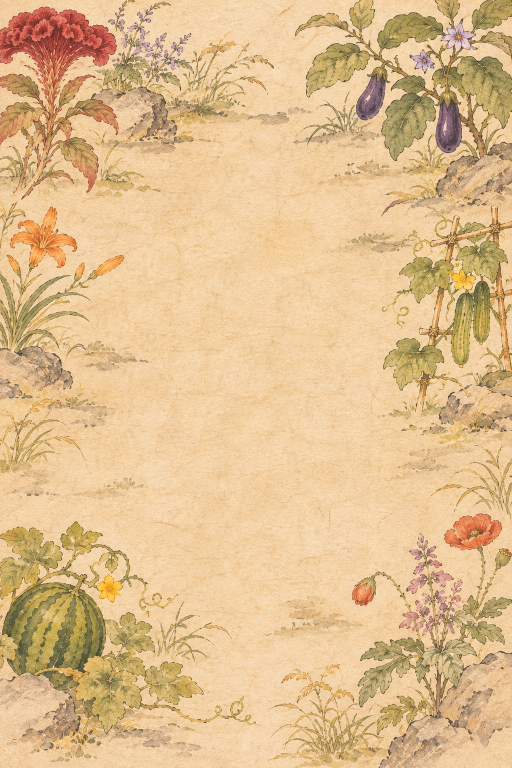
#> input picture assets/concept/stages/maps/chochungdo.png, 1024 x 1536 px, found by its file name (shown at 1/2 size); its folder holds only this picture in this run
$ python make_hansan_ships.py ../../assets/concept/stages/maps/chochungdo.png
#> lines starting #> are read from the running program, lines starting #| are printed output that depends on the picture; after the words box and inside, x2 and y2 are one past the last pixel; in counts of white or black regions, pixels touching at a corner belong together
"""한산 구역 2·3 배 지도 (0.4.3 배 건너뛰기): 사용자가 GPT로 그린 지도 두 장을 게임용으로 다듬는다.

  python tools/art/make_hansan_ships.py

- hansan_sekibune.png  : 구역 2 왜군 중형선 (원본 그대로)
- hansan_atakebune.png : 구역 3 왜군 대장선. 원본(hansan_atakebune_raw.png, 저장소에는 넣지 않음 — build/stage_src/hansan_ships_orig/)
  에서 선체·난간의 금빛 꽃 문양 7개를 바로 옆 나무판을 복사해 덮는다 (실제 가문 문장으로 읽힐 수 있어서).
  생성형 도구 없이 자르기·붙이기·가장자리 흐림만. 누각 지붕 금 장식(문양 아님)은 그대로.
- 게임용 배경: make_backgrounds.py와 같은 처리 (2배 Lanczos + 살짝 선명) → assets/backgrounds/<id>.png.
  바닥 결(deck_planks)·가장자리 먹선(hansan_edge)은 무대 모양(StageLook)에서 겹치므로 그림에는 굽지 않는다.
"""
import os
import sys

from PIL import Image, ImageDraw, ImageFilter

ROOT = os.path.abspath(os.path.join(os.path.dirname(__file__), "..", ".."))
MAPS = "assets/concept/stages/maps"
RAW = "build/stage_src/hansan_ships_orig/hansan_atakebune_raw.png"
UPSCALE = 2

## 덮을 문양: (가운데 x, y, 가로 반지름, 세로 반지름, 복사해 올 곳까지 dx, dy) — 원본 1024×1536 픽셀.
CRESTS = [
    (512, 1503, 44, 38, -96, 0),   # 아래 난간 가운데 큰 꽃
    (249, 1503, 17, 17, 44, 0),    # 아래 왼쪽 작은 꽃
    (772, 1503, 17, 17, -44, 0),   # 아래 오른쪽 작은 꽃
    (101, 1436, 14, 15, 0, 40),   # 왼쪽 뒤 선체
    (922, 1436, 14, 15, 0, 40),   # 오른쪽 뒤 선체
    (15, 1165, 13, 16, 0, 40),    # 왼쪽 옆 선체
    (1009, 1165, 13, 16, -24, 30),  # 오른쪽 옆 선체
]


def cover(img: Image.Image, crests=CRESTS, feather: float = 3.0) -> Image.Image:
    out = img.copy()
    for cx, cy, rx, ry, dx, dy in crests:
        pad = int(feather * 3)
        box = (cx - rx - pad, cy - ry - pad, cx + rx + pad, cy + ry + pad)
        src = img.crop((box[0] + dx, box[1] + dy, box[2] + dx, box[3] + dy))
        m = Image.new("L", src.size, 0)
        ImageDraw.Draw(m).ellipse([pad, pad, pad + 2 * rx, pad + 2 * ry], fill=255)
        out.paste(src, box[:2], m.filter(ImageFilter.GaussianBlur(feather)))
    return out


def upscale(src: Image.Image) -> Image.Image:
    big = src.resize((src.width * UPSCALE, src.height * UPSCALE), Image.LANCZOS)
    return big.filter(ImageFilter.UnsharpMask(radius=2, percent=60, threshold=2))


def raw_path(raw: str = RAW) -> str:
    """build/는 깃 밖이라 worktree에는 없다 — 본 저장소(…/.claude/worktrees/ 위) 쪽도 찾는다."""
    if os.path.isabs(raw):
        return raw
    main_repo = ROOT.split(os.sep + ".claude" + os.sep)[0]
    for base in (ROOT, main_repo):
        if os.path.exists(os.path.join(base, raw)):
            return os.path.join(base, raw)
    raise FileNotFoundError(raw)


def main(raw: str = RAW) -> None:
    raw_path_ = raw_path(raw)
    ata = cover(Image.open(raw_path_).convert("RGB"))
#> in cover, out is the input picture: PIL image 1024x1536 RGB; mean R, G, B 224.1, 189.8, 143.3
#> the loop in cover, `for cx, cy, rx, ry, dx, dy in crests:` made 7 passes
#> (cx, cy, rx, ry, dx, dy, box) on passes 1 to 7: (512, 1503, 44, 38, -96, 0, (459, 1456, 565, 1550)), (249, 1503, 17, 17, 44, 0, (223, 1477, 275, 1529)), (772, 1503, 17, 17, -44, 0, (746, 1477, 798, 1529)), (101, 1436, 14, 15, 0, 40, (78, 1412, 124, 1460)), (922, 1436, 14, 15, 0, 40, (899, 1412, 945, 1460)), (15, 1165, 13, 16, 0, 40, (-7, 1140, 37, 1190)), (1009, 1165, 13, 16, -24, 30, (987, 1140, 1031, 1190))
#> pass 1, in cover, `src = img.crop((box[0] + dx, box[1] + dy, box[2] + dx, box[3] + dy))`:
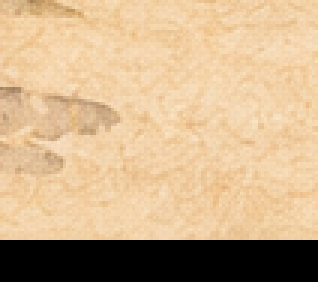
#> src: PIL image 106x94 RGB (shown 3 times larger); mean R, G, B 204.1, 175.4, 139.2
#> pass 2, in cover, `src = img.crop((box[0] + dx, box[1] + dy, box[2] + dx, box[3] + dy))`:
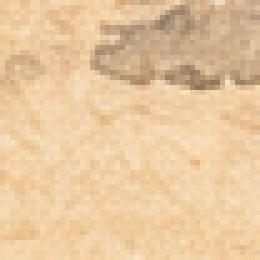
#> src: PIL image 52x52 RGB (shown 5 times larger); mean R, G, B 232.2, 199.3, 159.1
#> after the loop in cover, `for cx, cy, rx, ry, dx, dy in crests:`:
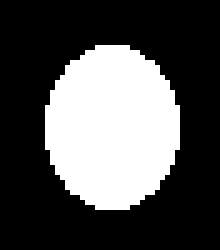
#> m: PIL image 44x50 L (shown 5 times larger); 31.8% white; 1 white region, box (x1, y1, x2, y2) and area: (9, 9, 36, 42) 699
#> after the loop in cover, `for cx, cy, rx, ry, dx, dy in crests:`:
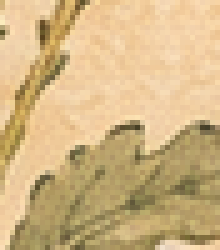
#> src: PIL image 44x50 RGB (shown 5 times larger); mean R, G, B 208.9, 180.6, 131.5
    ata.save(os.path.join(ROOT, MAPS, "hansan_atakebune.png"), optimize=True)
    os.makedirs(os.path.join(ROOT, "assets/backgrounds"), exist_ok=True)
    for sid in ("hansan_sekibune", "hansan_atakebune"):
#> (the run stopped early here; a loop or call above may not have finished)

$ run again, on assets/concept/stages/maps/gyeongbokgung_1433.png
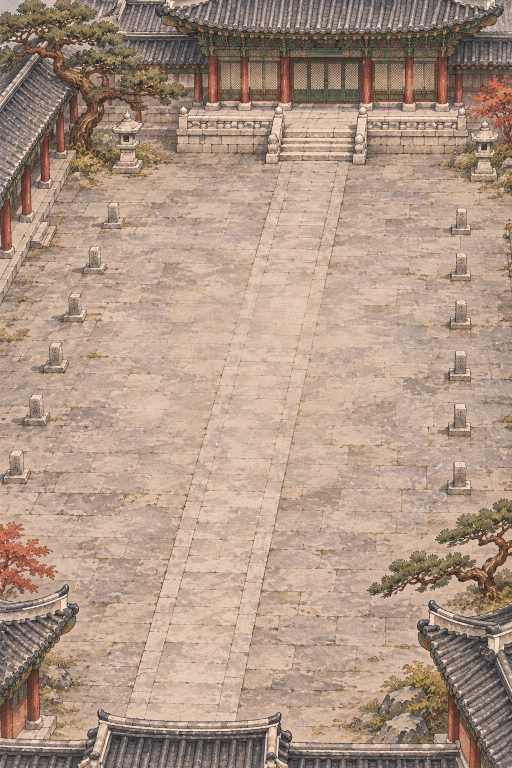
#> input picture assets/concept/stages/maps/gyeongbokgung_1433.png, 1024 x 1536 px, found by its file name (shown at 1/2 size)
#> in cover, out is the input picture: PIL image 1024x1536 RGB; mean R, G, B 174.1, 150.5, 133.6
#> the loop in cover, `for cx, cy, rx, ry, dx, dy in crests:` made 7 passes
#> (cx, cy, rx, ry, dx, dy, box) on passes 1 to 7: (512, 1503, 44, 38, -96, 0, (459, 1456, 565, 1550)), (249, 1503, 17, 17, 44, 0, (223, 1477, 275, 1529)), (772, 1503, 17, 17, -44, 0, (746, 1477, 798, 1529)), (101, 1436, 14, 15, 0, 40, (78, 1412, 124, 1460)), (922, 1436, 14, 15, 0, 40, (899, 1412, 945, 1460)), (15, 1165, 13, 16, 0, 40, (-7, 1140, 37, 1190)), (1009, 1165, 13, 16, -24, 30, (987, 1140, 1031, 1190))
#> pass 1, in cover, `src = img.crop((box[0] + dx, box[1] + dy, box[2] + dx, box[3] + dy))`:
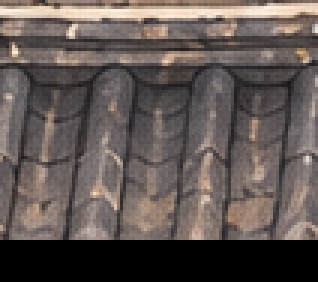
#> src: PIL image 106x94 RGB (shown 3 times larger); mean R, G, B 96.6, 87.1, 83.9
#> after the loop in cover, `for cx, cy, rx, ry, dx, dy in crests:`:
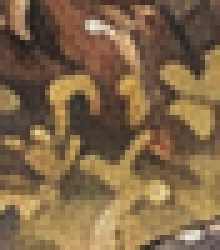
#> src: PIL image 44x50 RGB (shown 5 times larger); mean R, G, B 128.5, 102.9, 72.3

$ run again, on assets/concept/stages/maps/gyeongbokgung_gate_road.png
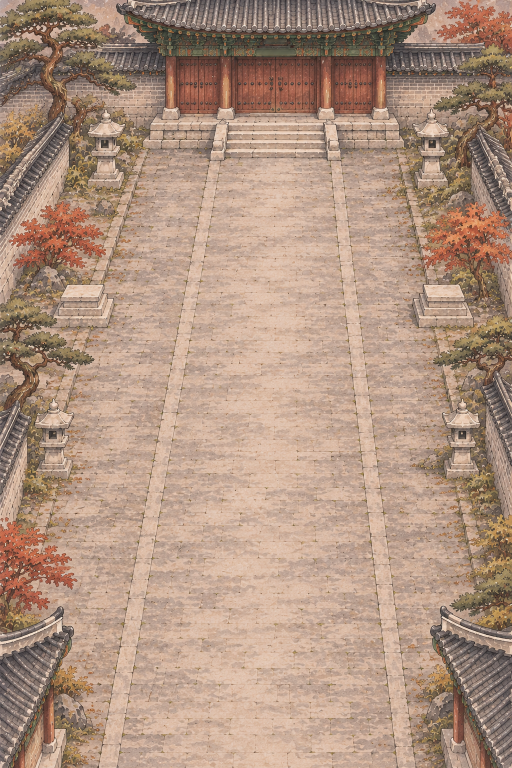
#> input picture assets/concept/stages/maps/gyeongbokgung_gate_road.png, 1024 x 1536 px, found by its file name (shown at 1/2 size)
#> in cover, out is the input picture: PIL image 1024x1536 RGB; mean R, G, B 175.2, 147.2, 128.7
#> the loop in cover, `for cx, cy, rx, ry, dx, dy in crests:` made 7 passes
#> (cx, cy, rx, ry, dx, dy, box) on passes 1 to 7: (512, 1503, 44, 38, -96, 0, (459, 1456, 565, 1550)), (249, 1503, 17, 17, 44, 0, (223, 1477, 275, 1529)), (772, 1503, 17, 17, -44, 0, (746, 1477, 798, 1529)), (101, 1436, 14, 15, 0, 40, (78, 1412, 124, 1460)), (922, 1436, 14, 15, 0, 40, (899, 1412, 945, 1460)), (15, 1165, 13, 16, 0, 40, (-7, 1140, 37, 1190)), (1009, 1165, 13, 16, -24, 30, (987, 1140, 1031, 1190))
#> pass 1, in cover, `src = img.crop((box[0] + dx, box[1] + dy, box[2] + dx, box[3] + dy))`:
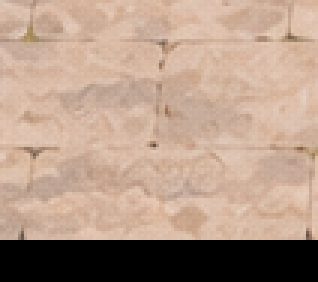
#> src: PIL image 106x94 RGB (shown 3 times larger); mean R, G, B 179.2, 153.2, 135.8
#> after the loop in cover, `for cx, cy, rx, ry, dx, dy in crests:`:
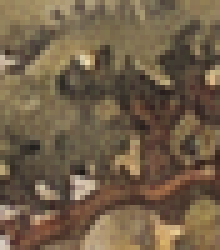
#> src: PIL image 44x50 RGB (shown 5 times larger); mean R, G, B 113.8, 95.5, 72.8

$ run again, on assets/concept/stages/maps/chochungdo_melon.png
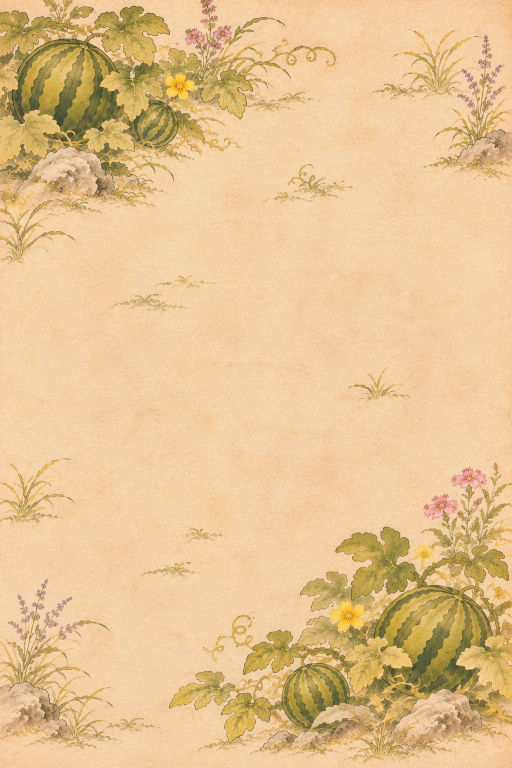
#> input picture assets/concept/stages/maps/chochungdo_melon.png, 1024 x 1536 px, found by its file name (shown at 1/2 size)
#> in cover, out is the input picture: PIL image 1024x1536 RGB; mean R, G, B 229.4, 194.9, 145.4
#> the loop in cover, `for cx, cy, rx, ry, dx, dy in crests:` made 7 passes
#> (cx, cy, rx, ry, dx, dy, box) on passes 1 to 7: (512, 1503, 44, 38, -96, 0, (459, 1456, 565, 1550)), (249, 1503, 17, 17, 44, 0, (223, 1477, 275, 1529)), (772, 1503, 17, 17, -44, 0, (746, 1477, 798, 1529)), (101, 1436, 14, 15, 0, 40, (78, 1412, 124, 1460)), (922, 1436, 14, 15, 0, 40, (899, 1412, 945, 1460)), (15, 1165, 13, 16, 0, 40, (-7, 1140, 37, 1190)), (1009, 1165, 13, 16, -24, 30, (987, 1140, 1031, 1190))
#> pass 1, in cover, `src = img.crop((box[0] + dx, box[1] + dy, box[2] + dx, box[3] + dy))`:
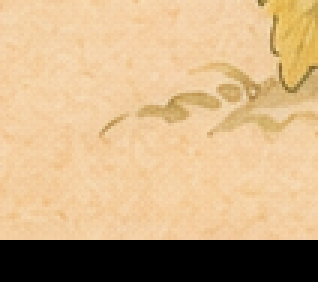
#> src: PIL image 106x94 RGB (shown 3 times larger); mean R, G, B 203.8, 172.9, 132.1
#> after the loop in cover, `for cx, cy, rx, ry, dx, dy in crests:`:
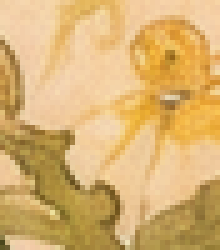
#> src: PIL image 44x50 RGB (shown 5 times larger); mean R, G, B 217.3, 178.3, 114.2
